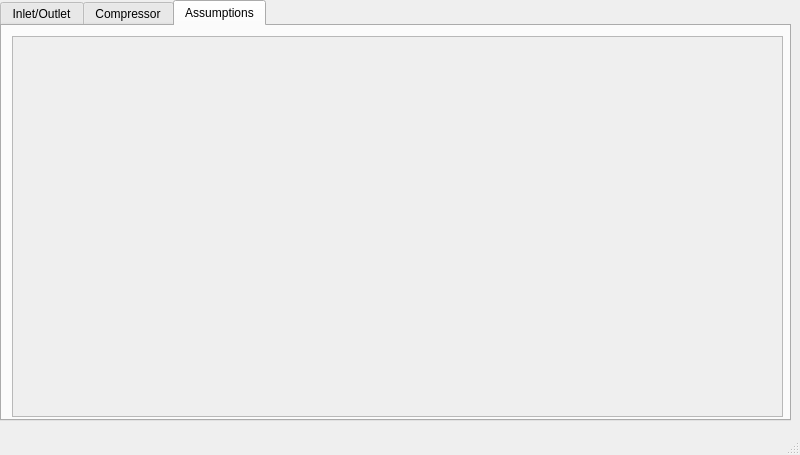
<?xml version="1.0" encoding="UTF-8"?>
<ui version="4.0">
 <class>MainWindow</class>
 <widget class="QMainWindow" name="MainWindow">
  <property name="geometry">
   <rect>
    <x>0</x>
    <y>0</y>
    <width>800</width>
    <height>455</height>
   </rect>
  </property>
  <property name="windowTitle">
   <string>MainWindow</string>
  </property>
  <widget class="QWidget" name="centralwidget">
   <widget class="QTabWidget" name="tabWidget">
    <property name="geometry">
     <rect>
      <x>0</x>
      <y>0</y>
      <width>791</width>
      <height>421</height>
     </rect>
    </property>
    <property name="currentIndex">
     <number>2</number>
    </property>
    <property name="tabBarAutoHide">
     <bool>true</bool>
    </property>
    <widget class="QWidget" name="Inlet">
     <attribute name="title">
      <string>Inlet/Outlet</string>
     </attribute>
     <widget class="QLabel" name="label_2">
      <property name="geometry">
       <rect>
        <x>40</x>
        <y>70</y>
        <width>141</width>
        <height>16</height>
       </rect>
      </property>
      <property name="text">
       <string>Air Velocity [m/s]</string>
      </property>
     </widget>
     <widget class="QLineEdit" name="lineEdit">
      <property name="geometry">
       <rect>
        <x>220</x>
        <y>70</y>
        <width>121</width>
        <height>20</height>
       </rect>
      </property>
     </widget>
     <widget class="QLabel" name="label_3">
      <property name="geometry">
       <rect>
        <x>40</x>
        <y>130</y>
        <width>131</width>
        <height>16</height>
       </rect>
      </property>
      <property name="text">
       <string>Ambient Temperature</string>
      </property>
     </widget>
     <widget class="QLineEdit" name="lineEdit_2">
      <property name="geometry">
       <rect>
        <x>220</x>
        <y>130</y>
        <width>121</width>
        <height>20</height>
       </rect>
      </property>
     </widget>
     <widget class="QLabel" name="label_4">
      <property name="geometry">
       <rect>
        <x>40</x>
        <y>190</y>
        <width>111</width>
        <height>16</height>
       </rect>
      </property>
      <property name="text">
       <string>Ambient Pressure</string>
      </property>
     </widget>
     <widget class="QLineEdit" name="lineEdit_3">
      <property name="geometry">
       <rect>
        <x>220</x>
        <y>190</y>
        <width>121</width>
        <height>20</height>
       </rect>
      </property>
     </widget>
     <widget class="QLabel" name="label_5">
      <property name="geometry">
       <rect>
        <x>410</x>
        <y>70</y>
        <width>111</width>
        <height>16</height>
       </rect>
      </property>
      <property name="text">
       <string>Intake Area</string>
      </property>
     </widget>
     <widget class="QLineEdit" name="lineEdit_4">
      <property name="geometry">
       <rect>
        <x>560</x>
        <y>70</y>
        <width>121</width>
        <height>20</height>
       </rect>
      </property>
     </widget>
     <widget class="QLabel" name="label_6">
      <property name="geometry">
       <rect>
        <x>410</x>
        <y>130</y>
        <width>121</width>
        <height>16</height>
       </rect>
      </property>
      <property name="text">
       <string>Diffuser Area Ratio x:1</string>
      </property>
     </widget>
     <widget class="QLineEdit" name="lineEdit_5">
      <property name="geometry">
       <rect>
        <x>560</x>
        <y>130</y>
        <width>121</width>
        <height>20</height>
       </rect>
      </property>
     </widget>
     <widget class="QLabel" name="label_10">
      <property name="geometry">
       <rect>
        <x>320</x>
        <y>250</y>
        <width>121</width>
        <height>16</height>
       </rect>
      </property>
      <property name="text">
       <string>Nozzle Area Ratio x:1</string>
      </property>
     </widget>
     <widget class="QSlider" name="horizontalSlider_3">
      <property name="geometry">
       <rect>
        <x>300</x>
        <y>290</y>
        <width>160</width>
        <height>22</height>
       </rect>
      </property>
      <property name="orientation">
       <enum>Qt::Horizontal</enum>
      </property>
     </widget>
     <widget class="QLCDNumber" name="lcdNumber">
      <property name="geometry">
       <rect>
        <x>490</x>
        <y>290</y>
        <width>64</width>
        <height>23</height>
       </rect>
      </property>
     </widget>
    </widget>
    <widget class="QWidget" name="Compressor">
     <attribute name="title">
      <string>Compressor</string>
     </attribute>
     <widget class="QLabel" name="label_7">
      <property name="geometry">
       <rect>
        <x>60</x>
        <y>40</y>
        <width>251</width>
        <height>16</height>
       </rect>
      </property>
      <property name="text">
       <string>Compressor Pressure Ratio 1:x</string>
      </property>
     </widget>
     <widget class="QSlider" name="horizontalSlider">
      <property name="geometry">
       <rect>
        <x>60</x>
        <y>90</y>
        <width>160</width>
        <height>22</height>
       </rect>
      </property>
      <property name="orientation">
       <enum>Qt::Horizontal</enum>
      </property>
     </widget>
     <widget class="QLCDNumber" name="lcdNumber_2">
      <property name="geometry">
       <rect>
        <x>260</x>
        <y>90</y>
        <width>64</width>
        <height>23</height>
       </rect>
      </property>
     </widget>
     <widget class="QLabel" name="label_8">
      <property name="geometry">
       <rect>
        <x>510</x>
        <y>50</y>
        <width>141</width>
        <height>20</height>
       </rect>
      </property>
      <property name="layoutDirection">
       <enum>Qt::LeftToRight</enum>
      </property>
      <property name="text">
       <string>Air Fuel Ratio</string>
      </property>
      <property name="alignment">
       <set>Qt::AlignCenter</set>
      </property>
     </widget>
     <widget class="QSlider" name="verticalSlider_2">
      <property name="geometry">
       <rect>
        <x>570</x>
        <y>90</y>
        <width>22</width>
        <height>160</height>
       </rect>
      </property>
      <property name="orientation">
       <enum>Qt::Vertical</enum>
      </property>
     </widget>
     <widget class="QLCDNumber" name="lcdNumber_3">
      <property name="geometry">
       <rect>
        <x>550</x>
        <y>270</y>
        <width>64</width>
        <height>23</height>
       </rect>
      </property>
     </widget>
     <widget class="QLabel" name="label_9">
      <property name="geometry">
       <rect>
        <x>60</x>
        <y>160</y>
        <width>171</width>
        <height>16</height>
       </rect>
      </property>
      <property name="text">
       <string>Turbine Pressure Ratio x:1</string>
      </property>
     </widget>
     <widget class="QSlider" name="horizontalSlider_2">
      <property name="geometry">
       <rect>
        <x>60</x>
        <y>210</y>
        <width>160</width>
        <height>22</height>
       </rect>
      </property>
      <property name="orientation">
       <enum>Qt::Horizontal</enum>
      </property>
     </widget>
     <widget class="QLCDNumber" name="lcdNumber_4">
      <property name="geometry">
       <rect>
        <x>260</x>
        <y>210</y>
        <width>64</width>
        <height>23</height>
       </rect>
      </property>
     </widget>
    </widget>
    <widget class="QWidget" name="Assumptions">
     <attribute name="title">
      <string>Assumptions</string>
     </attribute>
     <widget class="QScrollArea" name="scrollArea">
      <property name="geometry">
       <rect>
        <x>10</x>
        <y>10</y>
        <width>771</width>
        <height>381</height>
       </rect>
      </property>
      <property name="widgetResizable">
       <bool>true</bool>
      </property>
      <widget class="QWidget" name="scrollAreaWidgetContents">
       <property name="geometry">
        <rect>
         <x>0</x>
         <y>0</y>
         <width>769</width>
         <height>379</height>
        </rect>
       </property>
      </widget>
     </widget>
    </widget>
   </widget>
  </widget>
  <widget class="QMenuBar" name="menubar">
   <property name="geometry">
    <rect>
     <x>0</x>
     <y>0</y>
     <width>800</width>
     <height>21</height>
    </rect>
   </property>
  </widget>
  <widget class="QStatusBar" name="statusbar"/>
 </widget>
 <resources/>
 <connections/>
</ui>
